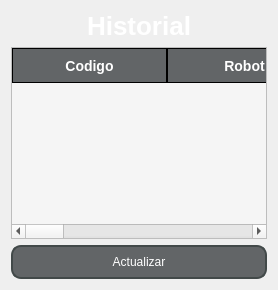
            <widget class="QWidget" name="Historial_6">
             <layout class="QGridLayout" name="gridLayout_6">
              <item row="0" column="0">
               <widget class="QLabel" name="label_17">
                <property name="layoutDirection">
                 <enum>Qt::LeftToRight</enum>
                </property>
                <property name="styleSheet">
                 <string notr="true">border: 0px;
		font-family: Arial;
        font-size: 26px;
        color: white;
        text-align: center;
        font-weight: bold;
</string>
                </property>
                <property name="text">
                 <string>Historial</string>
                </property>
                <property name="alignment">
                 <set>Qt::AlignCenter</set>
                </property>
               </widget>
              </item>
              <item row="1" column="0">
               <widget class="QTableWidget" name="Tabla_Historial_3">
                <property name="mouseTracking">
                 <bool>false</bool>
                </property>
                <property name="layoutDirection">
                 <enum>Qt::LeftToRight</enum>
                </property>
                <property name="styleSheet">
                 <string notr="true"> QTableWidget {
        background-color: #f5f5f5;  
        alternate-background-color: #e0f7fa;
        gridline-color: #3498db; 
    }
    
    QHeaderView::section {
        background-color: #626567;  
        color: white;
		font-size: 14px;
		height: 25px;
        font-weight: bold;
        padding: 4px;
		border: 1px solid black 
    }
    
    QTableWidget::item {
        padding: 8px;
		min-width: 300px;
		height:40px;
    }
    
    QTableWidget::item:selected {
        background-color: #d5dbdb;  
        color: white; 
    }
QPushButton{
border-radius:10px;
background-color: rgb(66, 73, 73); 
font: 12pt &quot;Arial&quot;;
color: rgb(255, 255, 255);
border: 2px solid rgb(66, 73, 73);
}

QPushButton:hover{
border-radius:10px; 
font: 12pt &quot;Arial&quot;;
color: rgb(255, 255, 255);
border: 2px solid rgb(244, 69, 31);
	background-color: rgb(244, 69, 31);
}</string>
                </property>
                <property name="frameShadow">
                 <enum>QFrame::Plain</enum>
                </property>
                <property name="dragDropMode">
                 <enum>QAbstractItemView::InternalMove</enum>
                </property>
                <property name="gridStyle">
                 <enum>Qt::SolidLine</enum>
                </property>
                <property name="rowCount">
                 <number>0</number>
                </property>
                <property name="columnCount">
                 <number>6</number>
                </property>
                <attribute name="horizontalHeaderCascadingSectionResizes">
                 <bool>false</bool>
                </attribute>
                <attribute name="horizontalHeaderDefaultSectionSize">
                 <number>155</number>
                </attribute>
                <column>
                 <property name="text">
                  <string>Codigo</string>
                 </property>
                </column>
                <column>
                 <property name="text">
                  <string>Robot</string>
                 </property>
                </column>
                <column>
                 <property name="text">
                  <string>Area</string>
                 </property>
                </column>
                <column>
                 <property name="text">
                  <string>Supervisor</string>
                 </property>
                </column>
                <column>
                 <property name="text">
                  <string>Fecha</string>
                 </property>
                </column>
                <column>
                 <property name="text">
                  <string>Ver</string>
                 </property>
                </column>
               </widget>
              </item>
              <item row="2" column="0">
               <widget class="QPushButton" name="Actualizar_3">
                <property name="styleSheet">
                 <string notr="true">QPushButton{
	border-radius:10px;
	background-color: rgb(98, 101, 103); 
	font: 16pt &quot;Arial&quot;;
	color: rgb(255, 255, 255);
	border: 2px solid rgb(66, 73, 73);
	width: 130px;
    height: 30px;
}


QPushButton:hover{
	border-radius:10px; 
	font: 16pt &quot;Arial&quot;;
	color: rgb(255, 255, 255);
	border: 2px solid rgb(244, 69, 31);
	background-color: rgb(244, 69, 31);
}</string>
                </property>
                <property name="text">
                 <string>Actualizar</string>
                </property>
                <property name="icon">
                 <iconset>
                  <normaloff>Iconos/procesamiento-de-datos.png</normaloff>Iconos/procesamiento-de-datos.png</iconset>
                </property>
               </widget>
              </item>
             </layout>
            </widget>
